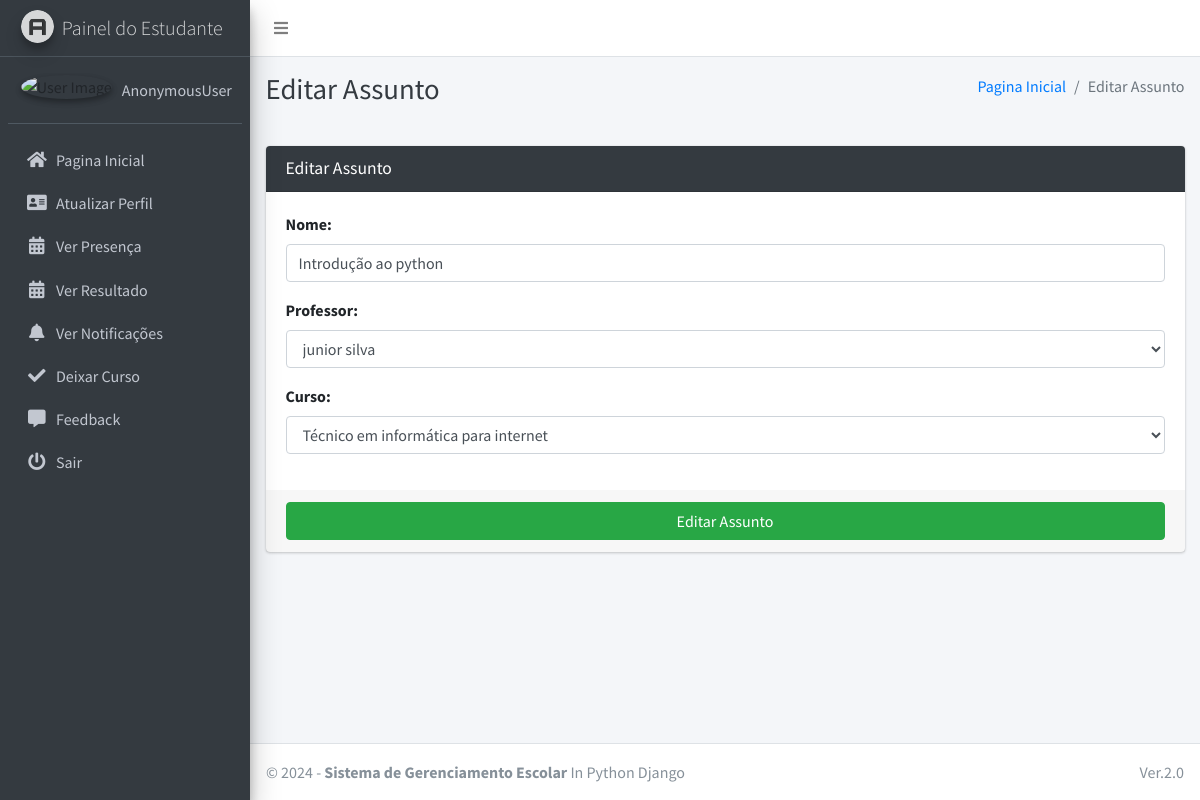
The app's page /subject/edit/1 with its own data.
### main_app/models.py (models this page shows, shortened)
class Subject(models.Model):
    name = models.CharField(max_length=120)
    staff = models.ForeignKey(Staff,on_delete=models.CASCADE,)
    course = models.ForeignKey(Course, on_delete=models.CASCADE)
    updated_at = models.DateTimeField(auto_now=True)
    created_at = models.DateTimeField(auto_now_add=True)

### main_app/hod_views.py (the view, shortened to what this page needs)
def edit_subject(request, subject_id):
    instance = get_object_or_404(Subject, id=subject_id)
    form = SubjectForm(request.POST or None, instance=instance)
    context = {
        'form': form,
        'subject_id': subject_id,
        'page_title': 'Editar Assunto'
    }
    return render(request, 'hod_template/edit_subject_template.html', context)

### main_app/forms.py
class SubjectForm(FormSettings):
    def __init__(self, *args, **kwargs):
        super(SubjectForm, self).__init__(*args, **kwargs)
    class Meta:
        model = Subject
        fields = ['name', 'staff', 'course']
        labels = {
            'name': 'Nome',
            'staff': 'Professor',
            'course': 'Curso'
        }

### main_app/models.py (called while the page is built)
    def __str__(self):
        return self.name

    def __str__(self):
        return  self.admin.first_name + " " + self.admin.last_name

### main_app/templates/hod_template/edit_subject_template.html
{% extends 'main_app/base.html' %}
{% load static %}
{% block page_title %}{{page_title}}{% endblock page_title %}
{% block content %}
<section class="content">
    <div class="container-fluid">
        <div class="row">
            <div class="col-md-12">
                <div class="card card-dark">
                    <div class="card-header">
                        <h3 class="card-title">{{page_title}}</h3>
                    </div>
                    {% include "main_app/form_template.html" with messages=messages  form=form button_text="Editar Assunto"%}
                </div>
            </div>
        </div>
    </div>
</section>
{% endblock content %}

### main_app/templates/main_app/form_template.html (shortened to what this page needs)
<form role="form" method="POST" enctype="multipart/form-data">
    <div class="card-body">
        {% for field in form  %}
        <div class="form-group">
            {{field.label_tag}}
            {{field}}
        </div>
        {% endfor %}
    </div>
    <div class="card-footer">
        <button type="submit" class="btn btn-success btn-block">
            {% if button_text %}
            {{button_text}}
            {% else %}
            Enviar
            {% endif %}
        </button>
    </div>
</form>

### records on screen
Subject: form "Introdução ao python" "junior silva" "Técnico em informática para internet"

### other values on screen
{{ user }} "AnonymousUser"
{{ page_title }} "Editar Assunto"
{{ field.label_tag }} "Nome:" "Professor:" "Curso:"
{{ button_text }} "Editar Assunto"
